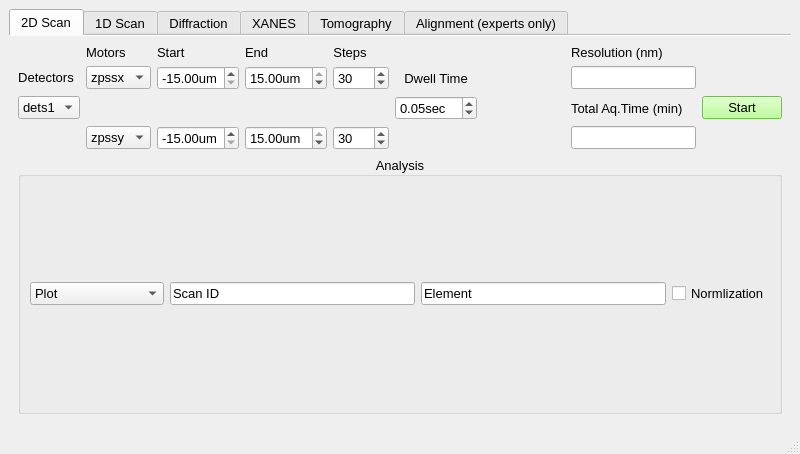
<?xml version="1.0" encoding="UTF-8"?>
<ui version="4.0">
 <class>HXN_GUI_2</class>
 <widget class="QMainWindow" name="HXN_GUI_2">
  <property name="geometry">
   <rect>
    <x>0</x>
    <y>0</y>
    <width>800</width>
    <height>454</height>
   </rect>
  </property>
  <property name="font">
   <font>
    <family>Arial</family>
   </font>
  </property>
  <property name="windowTitle">
   <string>MainWindow</string>
  </property>
  <property name="statusTip">
   <string/>
  </property>
  <widget class="QWidget" name="centralwidget">
   <layout class="QGridLayout" name="gridLayout">
    <item row="0" column="0">
     <widget class="QTabWidget" name="HXN_GUI_tabs">
      <property name="sizePolicy">
       <sizepolicy hsizetype="Minimum" vsizetype="Minimum">
        <horstretch>0</horstretch>
        <verstretch>0</verstretch>
       </sizepolicy>
      </property>
      <property name="font">
       <font>
        <family>Arial</family>
        <pointsize>10</pointsize>
       </font>
      </property>
      <property name="layoutDirection">
       <enum>Qt::LeftToRight</enum>
      </property>
      <property name="styleSheet">
       <string notr="true">font: 10pt &quot;Arial&quot;;</string>
      </property>
      <property name="tabPosition">
       <enum>QTabWidget::North</enum>
      </property>
      <property name="currentIndex">
       <number>0</number>
      </property>
      <property name="documentMode">
       <bool>true</bool>
      </property>
      <property name="tabsClosable">
       <bool>false</bool>
      </property>
      <property name="movable">
       <bool>true</bool>
      </property>
      <property name="tabBarAutoHide">
       <bool>false</bool>
      </property>
      <widget class="QWidget" name="scan2d">
       <attribute name="title">
        <string>2D Scan</string>
       </attribute>
       <layout class="QGridLayout" name="gridLayout_2">
        <item row="6" column="7">
         <widget class="QLabel" name="label_8">
          <property name="font">
           <font>
            <family>Arial</family>
            <pointsize>10</pointsize>
            <weight>50</weight>
            <italic>false</italic>
            <bold>false</bold>
           </font>
          </property>
          <property name="text">
           <string>Total Aq.Time (min)</string>
          </property>
         </widget>
        </item>
        <item row="5" column="0">
         <widget class="QLabel" name="label_6">
          <property name="sizePolicy">
           <sizepolicy hsizetype="Fixed" vsizetype="Fixed">
            <horstretch>0</horstretch>
            <verstretch>0</verstretch>
           </sizepolicy>
          </property>
          <property name="font">
           <font>
            <family>Arial</family>
            <pointsize>10</pointsize>
            <weight>50</weight>
            <italic>false</italic>
            <bold>false</bold>
           </font>
          </property>
          <property name="text">
           <string>Detectors</string>
          </property>
          <property name="alignment">
           <set>Qt::AlignCenter</set>
          </property>
         </widget>
        </item>
        <item row="5" column="1">
         <widget class="QComboBox" name="Select_Motor_4">
          <item>
           <property name="text">
            <string>zpssx</string>
           </property>
          </item>
          <item>
           <property name="text">
            <string>zpssy</string>
           </property>
          </item>
          <item>
           <property name="text">
            <string>zpssz</string>
           </property>
          </item>
         </widget>
        </item>
        <item row="9" column="0" colspan="9">
         <widget class="QGroupBox" name="groupBox">
          <property name="font">
           <font>
            <family>Arial</family>
            <pointsize>10</pointsize>
            <weight>50</weight>
            <italic>false</italic>
            <bold>false</bold>
           </font>
          </property>
          <property name="styleSheet">
           <string notr="true">font: 10pt &quot;Arial&quot;;
</string>
          </property>
          <property name="title">
           <string>Analysis</string>
          </property>
          <property name="alignment">
           <set>Qt::AlignCenter</set>
          </property>
          <layout class="QGridLayout" name="gridLayout_5">
           <item row="0" column="2">
            <widget class="QLineEdit" name="lineEdit_7">
             <property name="text">
              <string>Element</string>
             </property>
            </widget>
           </item>
           <item row="0" column="1">
            <widget class="QLineEdit" name="lineEdit_8">
             <property name="text">
              <string>Scan ID</string>
             </property>
            </widget>
           </item>
           <item row="0" column="3">
            <widget class="QCheckBox" name="checkBox_2">
             <property name="text">
              <string>Normlization</string>
             </property>
            </widget>
           </item>
           <item row="0" column="0">
            <widget class="QComboBox" name="comboBox_2">
             <item>
              <property name="text">
               <string>Plot</string>
              </property>
             </item>
             <item>
              <property name="text">
               <string>erf_fit</string>
              </property>
             </item>
             <item>
              <property name="text">
               <string>return_line_center</string>
              </property>
             </item>
            </widget>
           </item>
          </layout>
         </widget>
        </item>
        <item row="7" column="7">
         <widget class="QLineEdit" name="tot_time_2d">
          <property name="sizePolicy">
           <sizepolicy hsizetype="Fixed" vsizetype="Fixed">
            <horstretch>0</horstretch>
            <verstretch>0</verstretch>
           </sizepolicy>
          </property>
          <property name="readOnly">
           <bool>true</bool>
          </property>
         </widget>
        </item>
        <item row="5" column="7">
         <widget class="QLineEdit" name="res_2d">
          <property name="sizePolicy">
           <sizepolicy hsizetype="Fixed" vsizetype="Fixed">
            <horstretch>0</horstretch>
            <verstretch>0</verstretch>
           </sizepolicy>
          </property>
          <property name="readOnly">
           <bool>true</bool>
          </property>
         </widget>
        </item>
        <item row="6" column="0">
         <widget class="QComboBox" name="Dets_2">
          <item>
           <property name="text">
            <string>dets1</string>
           </property>
          </item>
          <item>
           <property name="text">
            <string>dets2</string>
           </property>
          </item>
          <item>
           <property name="text">
            <string>dets3</string>
           </property>
          </item>
         </widget>
        </item>
        <item row="7" column="1">
         <widget class="QComboBox" name="Select_Motor_3">
          <item>
           <property name="text">
            <string>zpssy</string>
           </property>
          </item>
          <item>
           <property name="text">
            <string>zpssx</string>
           </property>
          </item>
          <item>
           <property name="text">
            <string>zpssz</string>
           </property>
          </item>
         </widget>
        </item>
        <item row="5" column="2">
         <widget class="QDoubleSpinBox" name="x_start_2d">
          <property name="prefix">
           <string notr="true"/>
          </property>
          <property name="suffix">
           <string>um</string>
          </property>
          <property name="minimum">
           <double>-15.000000000000000</double>
          </property>
          <property name="maximum">
           <double>15.000000000000000</double>
          </property>
          <property name="singleStep">
           <double>0.500000000000000</double>
          </property>
          <property name="value">
           <double>-15.000000000000000</double>
          </property>
         </widget>
        </item>
        <item row="7" column="2">
         <widget class="QDoubleSpinBox" name="y_start_2d">
          <property name="prefix">
           <string notr="true"/>
          </property>
          <property name="suffix">
           <string>um</string>
          </property>
          <property name="minimum">
           <double>-15.000000000000000</double>
          </property>
          <property name="maximum">
           <double>15.000000000000000</double>
          </property>
          <property name="singleStep">
           <double>0.500000000000000</double>
          </property>
          <property name="value">
           <double>-15.000000000000000</double>
          </property>
         </widget>
        </item>
        <item row="7" column="3">
         <widget class="QDoubleSpinBox" name="y_end_2d">
          <property name="suffix">
           <string notr="true">um</string>
          </property>
          <property name="minimum">
           <double>-15.000000000000000</double>
          </property>
          <property name="maximum">
           <double>15.000000000000000</double>
          </property>
          <property name="singleStep">
           <double>0.500000000000000</double>
          </property>
          <property name="value">
           <double>15.000000000000000</double>
          </property>
         </widget>
        </item>
        <item row="7" column="4">
         <widget class="QSpinBox" name="y_step_2d">
          <property name="maximum">
           <number>1000</number>
          </property>
          <property name="singleStep">
           <number>10</number>
          </property>
          <property name="value">
           <number>30</number>
          </property>
         </widget>
        </item>
        <item row="4" column="4">
         <widget class="QLabel" name="label_3">
          <property name="sizePolicy">
           <sizepolicy hsizetype="Maximum" vsizetype="Maximum">
            <horstretch>0</horstretch>
            <verstretch>0</verstretch>
           </sizepolicy>
          </property>
          <property name="font">
           <font>
            <family>Arial</family>
            <pointsize>10</pointsize>
            <weight>50</weight>
            <italic>false</italic>
            <bold>false</bold>
           </font>
          </property>
          <property name="text">
           <string>Steps</string>
          </property>
          <property name="textFormat">
           <enum>Qt::AutoText</enum>
          </property>
          <property name="scaledContents">
           <bool>false</bool>
          </property>
          <property name="alignment">
           <set>Qt::AlignCenter</set>
          </property>
         </widget>
        </item>
        <item row="5" column="4">
         <widget class="QSpinBox" name="x_step_2d">
          <property name="maximum">
           <number>1000</number>
          </property>
          <property name="singleStep">
           <number>10</number>
          </property>
          <property name="value">
           <number>30</number>
          </property>
         </widget>
        </item>
        <item row="5" column="5">
         <widget class="QLabel" name="label_4">
          <property name="font">
           <font>
            <family>Arial</family>
            <pointsize>10</pointsize>
            <weight>50</weight>
            <italic>false</italic>
            <bold>false</bold>
           </font>
          </property>
          <property name="text">
           <string>Dwell Time</string>
          </property>
          <property name="textFormat">
           <enum>Qt::AutoText</enum>
          </property>
          <property name="scaledContents">
           <bool>false</bool>
          </property>
          <property name="alignment">
           <set>Qt::AlignCenter</set>
          </property>
         </widget>
        </item>
        <item row="5" column="3">
         <widget class="QDoubleSpinBox" name="x_end_2d">
          <property name="suffix">
           <string notr="true">um</string>
          </property>
          <property name="minimum">
           <double>-15.000000000000000</double>
          </property>
          <property name="maximum">
           <double>15.000000000000000</double>
          </property>
          <property name="singleStep">
           <double>0.500000000000000</double>
          </property>
          <property name="value">
           <double>15.000000000000000</double>
          </property>
         </widget>
        </item>
        <item row="6" column="5">
         <widget class="QDoubleSpinBox" name="dwell_2d">
          <property name="prefix">
           <string/>
          </property>
          <property name="suffix">
           <string notr="true">sec</string>
          </property>
          <property name="maximum">
           <double>0.500000000000000</double>
          </property>
          <property name="singleStep">
           <double>0.010000000000000</double>
          </property>
          <property name="value">
           <double>0.050000000000000</double>
          </property>
         </widget>
        </item>
        <item row="6" column="8">
         <widget class="QPushButton" name="strat_2d">
          <property name="sizePolicy">
           <sizepolicy hsizetype="Fixed" vsizetype="Fixed">
            <horstretch>0</horstretch>
            <verstretch>0</verstretch>
           </sizepolicy>
          </property>
          <property name="font">
           <font>
            <family>Arial</family>
            <pointsize>10</pointsize>
            <weight>50</weight>
            <italic>false</italic>
            <bold>false</bold>
           </font>
          </property>
          <property name="styleSheet">
           <string notr="true">background-color: rgb(170, 255, 127);</string>
          </property>
          <property name="text">
           <string>Start</string>
          </property>
         </widget>
        </item>
        <item row="4" column="7">
         <widget class="QLabel" name="label_7">
          <property name="font">
           <font>
            <family>Arial</family>
            <pointsize>10</pointsize>
            <weight>50</weight>
            <italic>false</italic>
            <bold>false</bold>
           </font>
          </property>
          <property name="text">
           <string>Resolution (nm)</string>
          </property>
         </widget>
        </item>
        <item row="4" column="1">
         <widget class="QLabel" name="label">
          <property name="sizePolicy">
           <sizepolicy hsizetype="Fixed" vsizetype="Fixed">
            <horstretch>0</horstretch>
            <verstretch>0</verstretch>
           </sizepolicy>
          </property>
          <property name="font">
           <font>
            <family>Arial</family>
            <pointsize>10</pointsize>
            <weight>50</weight>
            <italic>false</italic>
            <bold>false</bold>
           </font>
          </property>
          <property name="text">
           <string>Motors</string>
          </property>
         </widget>
        </item>
        <item row="4" column="3">
         <widget class="QLabel" name="label_16">
          <property name="text">
           <string>End</string>
          </property>
         </widget>
        </item>
        <item row="4" column="2">
         <widget class="QLabel" name="label_12">
          <property name="sizePolicy">
           <sizepolicy hsizetype="Fixed" vsizetype="Fixed">
            <horstretch>0</horstretch>
            <verstretch>0</verstretch>
           </sizepolicy>
          </property>
          <property name="text">
           <string>Start</string>
          </property>
         </widget>
        </item>
       </layout>
      </widget>
      <widget class="QWidget" name="scan1d">
       <attribute name="title">
        <string>1D Scan</string>
       </attribute>
       <layout class="QGridLayout" name="gridLayout_3">
        <item row="10" column="0" colspan="15">
         <widget class="QGroupBox" name="groupBox_2">
          <property name="sizePolicy">
           <sizepolicy hsizetype="Minimum" vsizetype="Minimum">
            <horstretch>0</horstretch>
            <verstretch>0</verstretch>
           </sizepolicy>
          </property>
          <property name="font">
           <font>
            <family>Arial</family>
            <pointsize>10</pointsize>
            <weight>50</weight>
            <italic>false</italic>
            <bold>false</bold>
           </font>
          </property>
          <property name="layoutDirection">
           <enum>Qt::LeftToRight</enum>
          </property>
          <property name="styleSheet">
           <string notr="true">font: 10pt &quot;Arial&quot;;</string>
          </property>
          <property name="title">
           <string>Analysis</string>
          </property>
          <property name="alignment">
           <set>Qt::AlignCenter</set>
          </property>
          <layout class="QGridLayout" name="gridLayout_4">
           <item row="0" column="1">
            <widget class="QComboBox" name="comboBox">
             <item>
              <property name="text">
               <string>Plot</string>
              </property>
             </item>
             <item>
              <property name="text">
               <string>erf_fit</string>
              </property>
             </item>
             <item>
              <property name="text">
               <string>return_line_center</string>
              </property>
             </item>
            </widget>
           </item>
           <item row="0" column="2">
            <widget class="QLineEdit" name="lineEdit_5">
             <property name="text">
              <string>Scan ID</string>
             </property>
            </widget>
           </item>
           <item row="0" column="3">
            <widget class="QLineEdit" name="lineEdit_6">
             <property name="text">
              <string>Element</string>
             </property>
            </widget>
           </item>
           <item row="0" column="4">
            <widget class="QCheckBox" name="checkBox">
             <property name="text">
              <string>Normlization</string>
             </property>
            </widget>
           </item>
          </layout>
         </widget>
        </item>
        <item row="4" column="13">
         <widget class="QPushButton" name="Run_Scan">
          <property name="sizePolicy">
           <sizepolicy hsizetype="Fixed" vsizetype="Fixed">
            <horstretch>0</horstretch>
            <verstretch>0</verstretch>
           </sizepolicy>
          </property>
          <property name="font">
           <font>
            <family>Arial</family>
            <pointsize>10</pointsize>
            <weight>50</weight>
            <italic>false</italic>
            <bold>false</bold>
           </font>
          </property>
          <property name="styleSheet">
           <string notr="true">background-color: rgb(170, 255, 127);
selection-color: rgb(0, 85, 0);</string>
          </property>
          <property name="text">
           <string>Start</string>
          </property>
         </widget>
        </item>
        <item row="6" column="12">
         <widget class="QLineEdit" name="lineEdit_3">
          <property name="sizePolicy">
           <sizepolicy hsizetype="Fixed" vsizetype="Fixed">
            <horstretch>0</horstretch>
            <verstretch>0</verstretch>
           </sizepolicy>
          </property>
          <property name="readOnly">
           <bool>true</bool>
          </property>
         </widget>
        </item>
        <item row="1" column="12">
         <widget class="QLabel" name="label_10">
          <property name="sizePolicy">
           <sizepolicy hsizetype="Fixed" vsizetype="Fixed">
            <horstretch>0</horstretch>
            <verstretch>0</verstretch>
           </sizepolicy>
          </property>
          <property name="font">
           <font>
            <family>Arial</family>
            <pointsize>10</pointsize>
            <weight>50</weight>
            <italic>false</italic>
            <bold>false</bold>
           </font>
          </property>
          <property name="text">
           <string>Resolution (nm)</string>
          </property>
         </widget>
        </item>
        <item row="3" column="2">
         <widget class="QLabel" name="label_13">
          <property name="font">
           <font>
            <family>Arial</family>
            <pointsize>10</pointsize>
            <weight>50</weight>
            <italic>false</italic>
            <bold>false</bold>
           </font>
          </property>
          <property name="text">
           <string>Detectors</string>
          </property>
         </widget>
        </item>
        <item row="3" column="4">
         <widget class="QLabel" name="label_5">
          <property name="sizePolicy">
           <sizepolicy hsizetype="Fixed" vsizetype="Fixed">
            <horstretch>0</horstretch>
            <verstretch>0</verstretch>
           </sizepolicy>
          </property>
          <property name="font">
           <font>
            <family>Arial</family>
            <pointsize>10</pointsize>
            <weight>50</weight>
            <italic>false</italic>
            <bold>false</bold>
           </font>
          </property>
          <property name="text">
           <string>Motor</string>
          </property>
         </widget>
        </item>
        <item row="3" column="5">
         <widget class="QLabel" name="label_14">
          <property name="sizePolicy">
           <sizepolicy hsizetype="Fixed" vsizetype="Fixed">
            <horstretch>0</horstretch>
            <verstretch>0</verstretch>
           </sizepolicy>
          </property>
          <property name="font">
           <font>
            <family>Arial</family>
            <pointsize>10</pointsize>
            <weight>50</weight>
            <italic>false</italic>
            <bold>false</bold>
           </font>
          </property>
          <property name="text">
           <string>Start</string>
          </property>
          <property name="textFormat">
           <enum>Qt::AutoText</enum>
          </property>
          <property name="scaledContents">
           <bool>false</bool>
          </property>
          <property name="alignment">
           <set>Qt::AlignCenter</set>
          </property>
         </widget>
        </item>
        <item row="3" column="7">
         <widget class="QLabel" name="label_2">
          <property name="text">
           <string>End</string>
          </property>
         </widget>
        </item>
        <item row="3" column="8">
         <widget class="QLabel" name="label_15">
          <property name="font">
           <font>
            <family>Arial</family>
            <pointsize>10</pointsize>
            <weight>50</weight>
            <italic>false</italic>
            <bold>false</bold>
           </font>
          </property>
          <property name="text">
           <string>Steps</string>
          </property>
          <property name="textFormat">
           <enum>Qt::AutoText</enum>
          </property>
          <property name="scaledContents">
           <bool>false</bool>
          </property>
          <property name="alignment">
           <set>Qt::AlignCenter</set>
          </property>
         </widget>
        </item>
        <item row="3" column="9">
         <widget class="QLabel" name="label_11">
          <property name="font">
           <font>
            <family>Arial</family>
            <pointsize>10</pointsize>
            <weight>50</weight>
            <italic>false</italic>
            <bold>false</bold>
           </font>
          </property>
          <property name="text">
           <string>Dwell Time</string>
          </property>
          <property name="textFormat">
           <enum>Qt::AutoText</enum>
          </property>
          <property name="scaledContents">
           <bool>false</bool>
          </property>
          <property name="alignment">
           <set>Qt::AlignCenter</set>
          </property>
         </widget>
        </item>
        <item row="4" column="2">
         <widget class="QComboBox" name="Dets">
          <item>
           <property name="text">
            <string>dets1</string>
           </property>
          </item>
          <item>
           <property name="text">
            <string>dets2</string>
           </property>
          </item>
          <item>
           <property name="text">
            <string>dets3</string>
           </property>
          </item>
         </widget>
        </item>
        <item row="4" column="4">
         <widget class="QComboBox" name="Select_Motor_5">
          <item>
           <property name="text">
            <string>zpssy</string>
           </property>
          </item>
          <item>
           <property name="text">
            <string>zpssx</string>
           </property>
          </item>
          <item>
           <property name="text">
            <string>zpssz</string>
           </property>
          </item>
         </widget>
        </item>
        <item row="4" column="5">
         <widget class="QDoubleSpinBox" name="X_Start">
          <property name="prefix">
           <string notr="true"/>
          </property>
          <property name="suffix">
           <string>um</string>
          </property>
          <property name="minimum">
           <double>-15.000000000000000</double>
          </property>
          <property name="maximum">
           <double>15.000000000000000</double>
          </property>
          <property name="singleStep">
           <double>0.500000000000000</double>
          </property>
          <property name="value">
           <double>-15.000000000000000</double>
          </property>
         </widget>
        </item>
        <item row="4" column="7">
         <widget class="QDoubleSpinBox" name="X_end">
          <property name="suffix">
           <string notr="true">um</string>
          </property>
          <property name="minimum">
           <double>-15.000000000000000</double>
          </property>
          <property name="maximum">
           <double>15.000000000000000</double>
          </property>
          <property name="singleStep">
           <double>0.500000000000000</double>
          </property>
          <property name="value">
           <double>15.000000000000000</double>
          </property>
         </widget>
        </item>
        <item row="4" column="8">
         <widget class="QSpinBox" name="X_num">
          <property name="maximum">
           <number>1000</number>
          </property>
          <property name="singleStep">
           <number>10</number>
          </property>
          <property name="value">
           <number>30</number>
          </property>
         </widget>
        </item>
        <item row="4" column="9">
         <widget class="QDoubleSpinBox" name="Dwell_Time">
          <property name="prefix">
           <string/>
          </property>
          <property name="suffix">
           <string notr="true">sec</string>
          </property>
          <property name="maximum">
           <double>0.500000000000000</double>
          </property>
          <property name="singleStep">
           <double>0.010000000000000</double>
          </property>
          <property name="value">
           <double>0.050000000000000</double>
          </property>
         </widget>
        </item>
        <item row="4" column="12">
         <widget class="QLabel" name="label_9">
          <property name="font">
           <font>
            <family>Arial</family>
            <pointsize>10</pointsize>
            <weight>50</weight>
            <italic>false</italic>
            <bold>false</bold>
           </font>
          </property>
          <property name="text">
           <string>Total Aq.Time (min)</string>
          </property>
         </widget>
        </item>
        <item row="3" column="12">
         <widget class="QLineEdit" name="lineEdit_4">
          <property name="sizePolicy">
           <sizepolicy hsizetype="Fixed" vsizetype="Fixed">
            <horstretch>0</horstretch>
            <verstretch>0</verstretch>
           </sizepolicy>
          </property>
          <property name="readOnly">
           <bool>true</bool>
          </property>
         </widget>
        </item>
       </layout>
      </widget>
      <widget class="QWidget" name="diff">
       <attribute name="title">
        <string>Diffraction</string>
       </attribute>
      </widget>
      <widget class="QWidget" name="xanes">
       <attribute name="title">
        <string>XANES</string>
       </attribute>
      </widget>
      <widget class="QWidget" name="tomo">
       <attribute name="title">
        <string>Tomography</string>
       </attribute>
      </widget>
      <widget class="QWidget" name="alignement">
       <attribute name="title">
        <string>Alignment (experts only)</string>
       </attribute>
      </widget>
     </widget>
    </item>
   </layout>
  </widget>
  <widget class="QMenuBar" name="menubar">
   <property name="geometry">
    <rect>
     <x>0</x>
     <y>0</y>
     <width>800</width>
     <height>21</height>
    </rect>
   </property>
  </widget>
  <widget class="QStatusBar" name="statusbar"/>
 </widget>
 <resources/>
 <connections/>
</ui>
